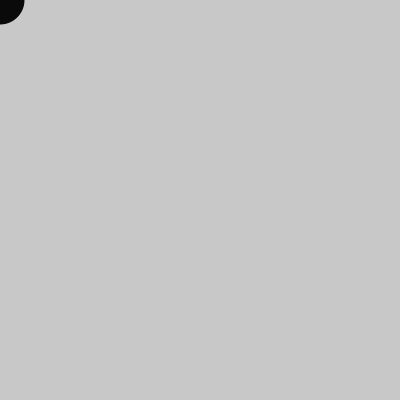
Frame 1 (no input)
Frame 60 (the mouse pressed at the canvas centre just before this capture): identical to frame 1, image omitted
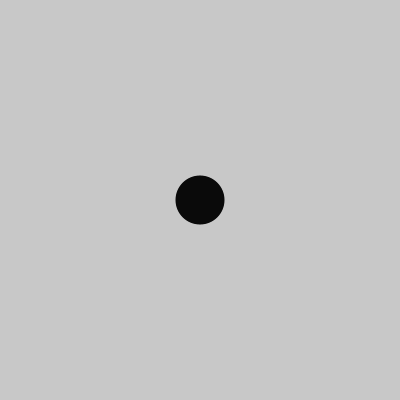
Frame 120 (the mouse held since frame 60 and released just before this capture)

The Processing sketch that drew these frames (run headless with seeded random() and noise(); from frame 60 on, the mouse is pressed at the canvas centre):

// Processing sketch: processing_117548
// ── processing_117548.pde

// Learning Processing Example 9-8. Thanks Shiffman!
// A trail of previous mouse positions.

final int TRAIL_LENGTH = 50;

int[] xpos = new int[TRAIL_LENGTH];
int[] ypos = new int[TRAIL_LENGTH];

void setup() {
  size(400, 400);
  initializeTrail();
}

void draw() {
  background(200);
  shiftExistingPositions();
  saveLatestPosition();
  for (int i = 0; i < TRAIL_LENGTH; ++i) {
    noStroke();
    fill(255 - i * 5);
    ellipse(xpos[i], ypos[i], i, i);
  }
}

void initializeTrail() {
  for (int i = 0; i < TRAIL_LENGTH; ++i) {
    xpos[i] = 0;
    ypos[i] = 0;
  }
}

void shiftExistingPositions() {
  for (int i = 0; i < TRAIL_LENGTH - 1; ++i) {
    xpos[i] = xpos[i + 1];
    ypos[i] = ypos[i + 1];
  }
}

void saveLatestPosition() {
  xpos[TRAIL_LENGTH - 1] = mouseX;
  ypos[TRAIL_LENGTH - 1] = mouseY;
}
